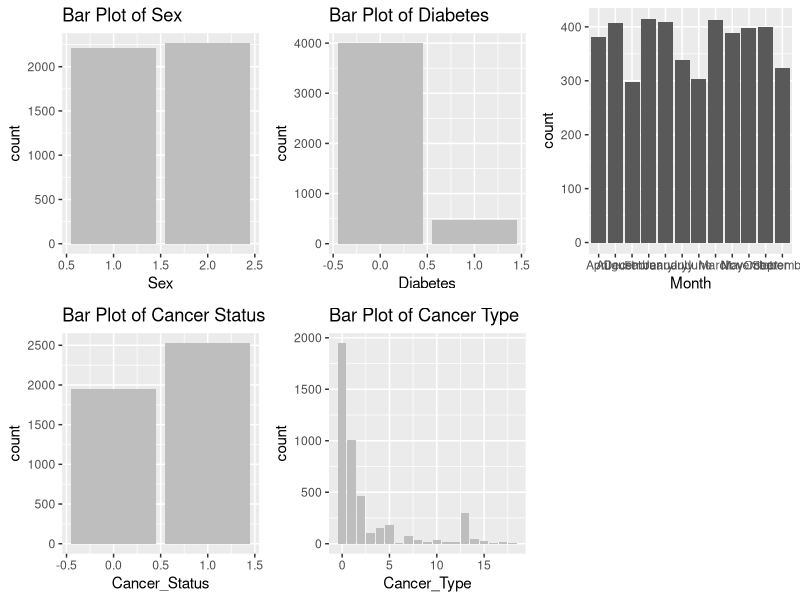
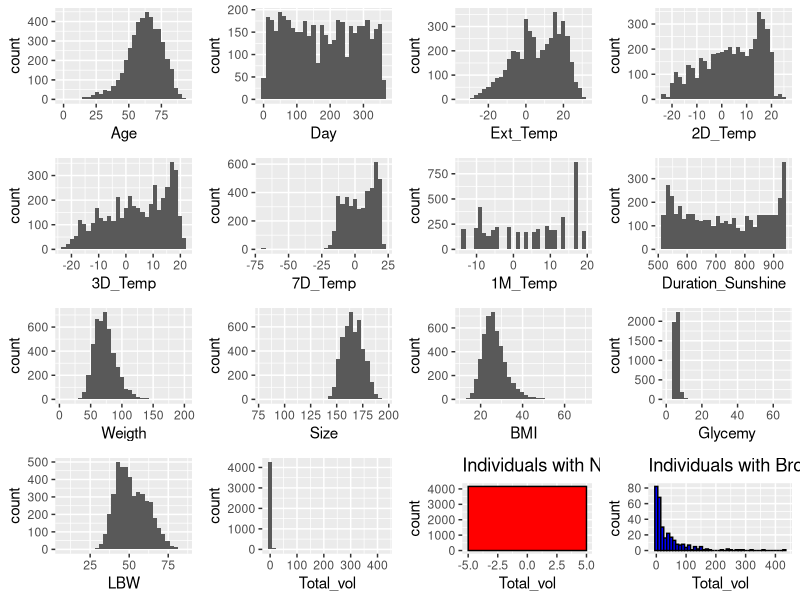
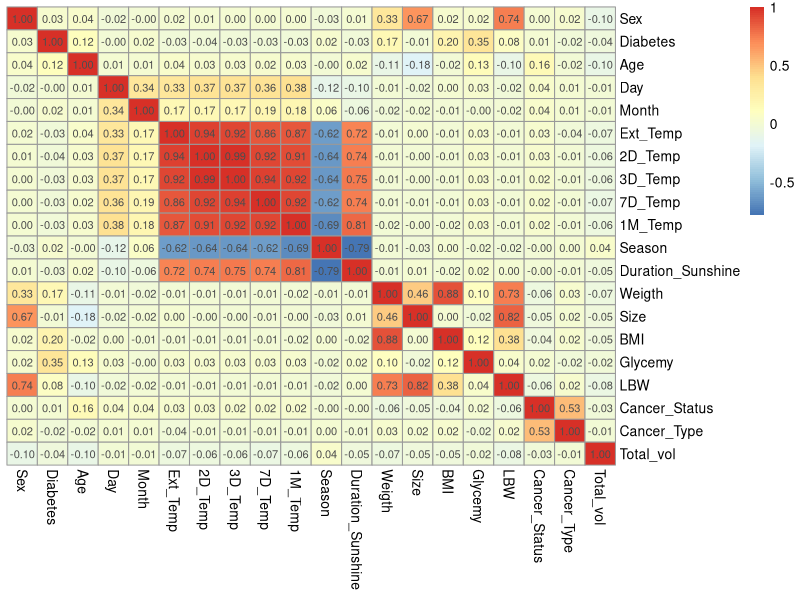
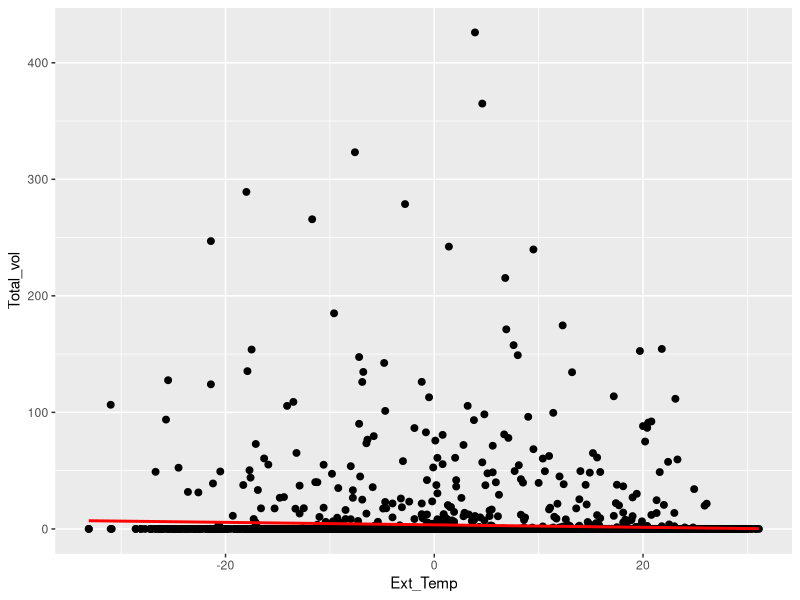
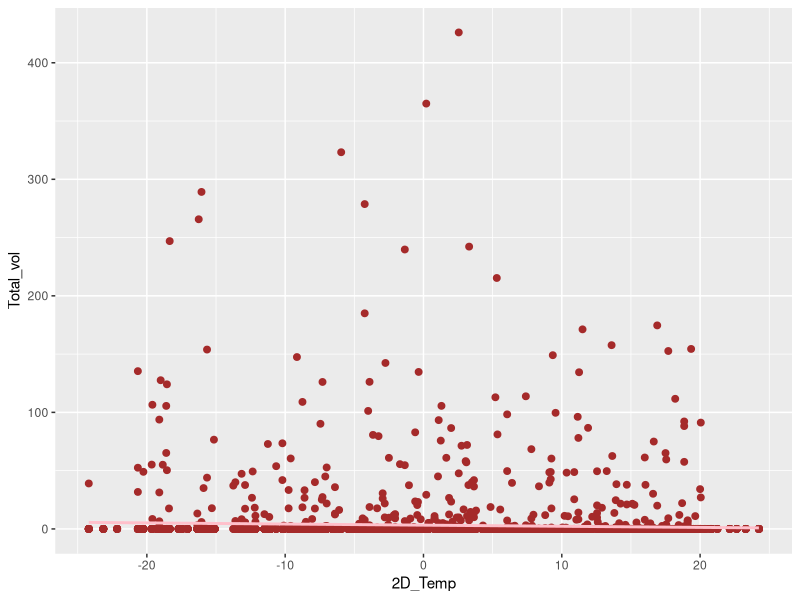
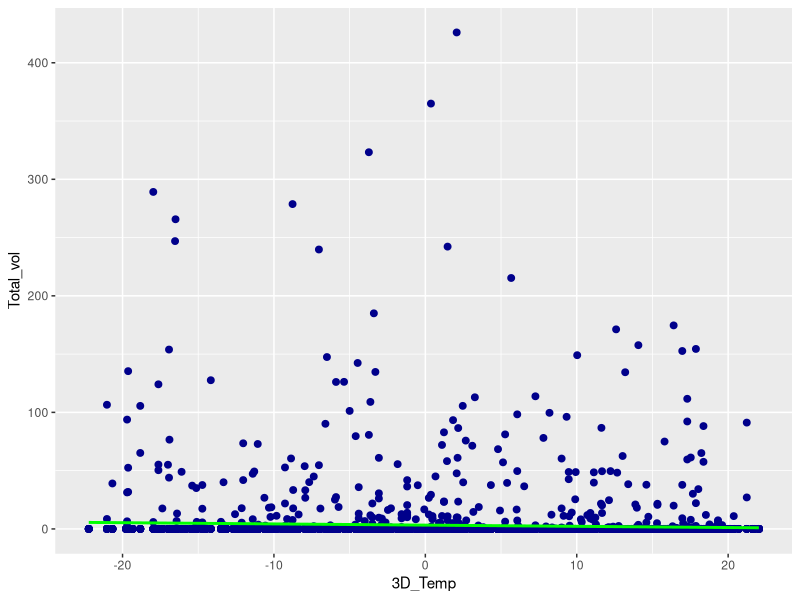
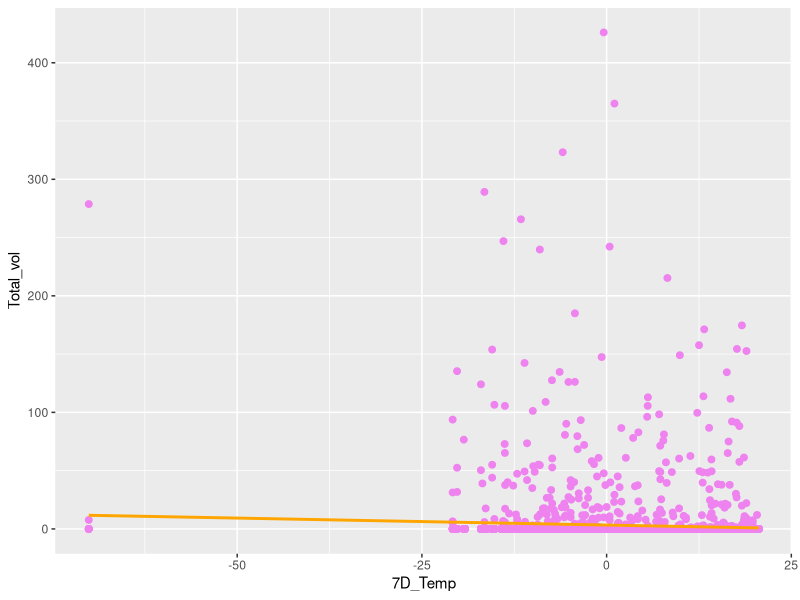
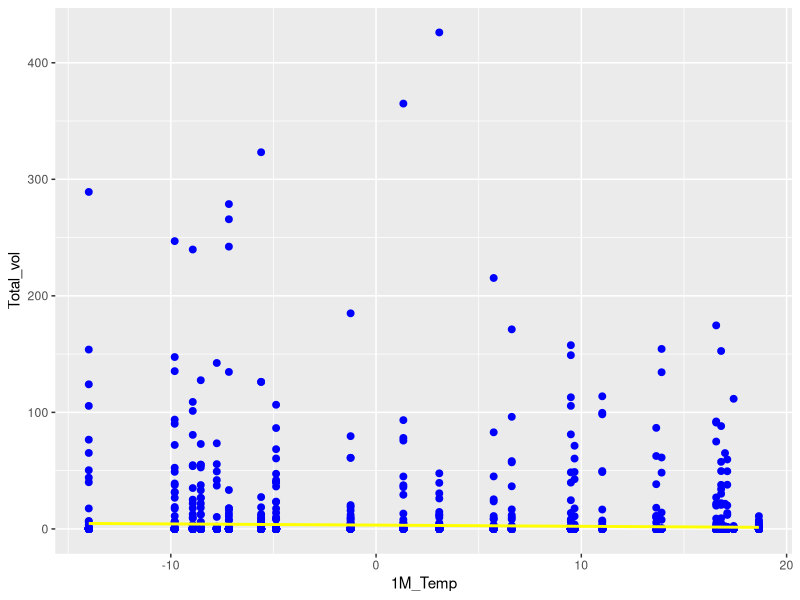

Here is the R script that generated these plots, in order:
## ---- chunk 1
library(readxl)
library(dplyr)
library(ggplot2)
library(pheatmap)
library(car)
library(gridExtra)
library(tidyr)
## ---- chunk 2
# the excel sheet represents NA values by "NA"
brownfat <- read_excel("./description/BrownFat.xls", na = "NA")
nrow(brownfat)
## ---- chunk 3
x <- colSums(is.na(brownfat)) # 
x[x > 0]
## ---- chunk 4
brownfat_cleaned_data <- brownfat %>% select(-c("TSH", "Id"))
## ---- chunk 5
# determine how many obs. display such behaviour
x <- sum(is.na(brownfat$Cancer_Status) & is.na(brownfat$Cancer_Type))
paste("No. of observations w/ Cancer_Status == Cancer_Type == NA is:", x)

# exclude these obs.
brownfat_cleaned_data <- brownfat_cleaned_data %>% 
  filter(!(is.na(Cancer_Status) & is.na(Cancer_Type)))
## ---- chunk 6
set.seed("14")

# calculate the estimated prob. of each category (except 0, and NAs)
cancer_status_category_prob <- brownfat_cleaned_data %>%
  filter(!is.na(Cancer_Type) & Cancer_Type != 0) %>%
  count(Cancer_Type) %>% 
  mutate(probability = n / sum(n))

# function to re-assign those w/ NA values
assign_cancer_type <- function(x) {
  if (is.na(x)) {
    sample(cancer_status_category_prob$Cancer_Type, 1, 
           prob = cancer_status_category_prob$probability)
  } else {
    x
  }
}


# re-assign those w/ Cancer_Type == NA
brownfat_cleaned_data_v1 <- brownfat_cleaned_data
brownfat_cleaned_data_v1$Cancer_Type <- sapply(brownfat_cleaned_data$Cancer_Type,
                                   assign_cancer_type)
## ---- chunk 7
brownfat_cleaned_data_v2 <- brownfat_cleaned_data %>%
  filter(!is.na(Cancer_Type))
## ---- chunk 8
brownfat_cleaned_data_v2 <- brownfat_cleaned_data %>%
    filter(!is.na(Cancer_Type))
## ---- chunk 9
g1 <- ggplot(data = brownfat_cleaned_data_v2, aes(x = Sex)) +
    geom_bar(fill = "grey")+
    ggtitle("Bar Plot of Sex")

g2 <- ggplot(data = brownfat_cleaned_data_v2, aes(x = Diabetes)) +
    geom_bar(fill = "grey")+
    ggtitle("Bar Plot of Diabetes")

g3 <- ggplot(data = brownfat_cleaned_data_v2, aes(x = Age))+
    geom_histogram()

g4 <- ggplot(data = brownfat_cleaned_data_v2, aes(x = Day))+
    geom_histogram()
##brownfat_cleaned_data_v2$Month <- factor(brownfat_cleaned_data_v2$Month, levels = 1:12)
g5 <- ggplot(data = brownfat_cleaned_data_v2, aes(x = Month))+
    geom_bar()
g6 <- ggplot(data = brownfat_cleaned_data_v2, aes(x = Ext_Temp))+
    geom_histogram()
g7 <- ggplot(data = brownfat_cleaned_data_v2, aes(x = `2D_Temp`))+
    geom_histogram()
g8 <- ggplot(data = brownfat_cleaned_data_v2, aes(x = `3D_Temp`))+
    geom_histogram()
g9 <- ggplot(data = brownfat_cleaned_data_v2, aes(x = `7D_Temp`))+
    geom_histogram()
g10 <- ggplot(data = brownfat_cleaned_data_v2, aes(x = `1M_Temp`))+
    geom_histogram()
g11 <- ggplot(data = brownfat_cleaned_data_v2, aes(x = Duration_Sunshine))+
    geom_histogram()
g12 <- ggplot(data = brownfat_cleaned_data_v2, aes(x = Weigth))+
    geom_histogram()
g13 <- ggplot(data = brownfat_cleaned_data_v2, aes(x = Size))+
    geom_histogram()
g14 <- ggplot(data = brownfat_cleaned_data_v2, aes(x = BMI))+
    geom_histogram()
g15 <-ggplot(data = brownfat_cleaned_data_v2, aes(x = Glycemy))+
    geom_histogram()
g16 <- ggplot(data = brownfat_cleaned_data_v2, aes(x = LBW))+
    geom_histogram()
g17 <- ggplot(data = brownfat_cleaned_data_v2, aes(x = Cancer_Status)) +
    geom_bar(fill = "grey")+
    ggtitle("Bar Plot of Cancer Status")
g18 <- ggplot(data = brownfat_cleaned_data_v2, aes(x = Cancer_Type)) +
    geom_bar(fill = "grey")+
    ggtitle("Bar Plot of Cancer Type")
g19 <- ggplot(data = brownfat_cleaned_data_v2, aes(x = Total_vol))+
    geom_histogram()

# Separate response variable into 2 cases:
no_brownfat <- subset(brownfat_cleaned_data_v2, Total_vol == 0)
has_brownfat <- subset(brownfat_cleaned_data_v2, Total_vol > 0)

# Plot with no brown fat: 
g20 <- ggplot(no_brownfat, aes(x = Total_vol)) +
  geom_histogram(binwidth = 10, color = "black", fill = "red") +
  ggtitle("Individuals with No Brown Fat")

# Plot with some brown fat:
g21 <- ggplot(has_brownfat, aes(x = Total_vol)) +
  geom_histogram(binwidth = 10, color = "black", fill = "blue") +
  ggtitle("Individuals with Brown Fat")

grid.arrange(g1, g2, g5, g17, g18, ncol = 3, nrow = 2)
grid.arrange(g3, g4, g6, g7, g8, g9, g10, g11, g12, g13, g14, g15, g16, g19, g20, g21,ncol = 4, nrow = 4)
## ---- chunk 10
mean_age <- mean(brownfat_cleaned_data_v2$Age)
mean_age
mean_ext_temp <- mean(brownfat_cleaned_data_v2$Ext_Temp)
mean_ext_temp
mean_weight <- mean(brownfat_cleaned_data_v2$Weigth)
mean_weight
mean_height <- mean(brownfat_cleaned_data_v2$Size)
mean_height
mean_BMI <- mean(brownfat_cleaned_data_v2$BMI)
mean_BMI
mean_LBW <- mean(brownfat_cleaned_data_v2$LBW)
mean_LBW
## ---- chunk 11
brownfat_cleaned_data_v2$Month <- as.numeric(factor(brownfat_cleaned_data_v2$Month))
cor_matrix <- cor(brownfat_cleaned_data_v2)
pheatmap(cor_matrix, display_numbers = TRUE, cluster_rows = FALSE, cluster_cols = FALSE)
## ---- chunk 12
# graph relationship between external temperature and total volume
ggplot(brownfat_cleaned_data_v2, aes(Ext_Temp, Total_vol)) +
  geom_point(color = "black", size = 2) +
  geom_smooth(method = "lm", se = FALSE, colour = "red")

# graph relationship between 2D_temp and total volume
ggplot(brownfat_cleaned_data_v2, aes(`2D_Temp`, Total_vol)) +
  geom_point(color = "brown", size = 2) +
  geom_smooth(method = "lm", se = FALSE, colour = "pink")

# graph relationship between 3D_temp and total volume
ggplot(brownfat_cleaned_data_v2, aes(`3D_Temp`, Total_vol)) +
  geom_point(color = "darkblue", size = 2) +
  geom_smooth(method = "lm", se = FALSE, colour = "green")

# graph relationship between 7D_temp and total volume
ggplot(brownfat_cleaned_data_v2, aes(`7D_Temp`, Total_vol)) +
  geom_point(color = "violet", size = 2) +
  geom_smooth(method = "lm", se = FALSE, colour = "orange")

# graph relationship between 3D_temp and total volume
ggplot(brownfat_cleaned_data_v2, aes(`1M_Temp`, Total_vol)) +
  geom_point(color = "blue", size = 2) +
  geom_smooth(method = "lm", se = FALSE, colour = "yellow")

# overlap them:
brownfat_long <- brownfat_cleaned_data_v2 %>%
  pivot_longer(cols = c(Ext_Temp, `2D_Temp`, `3D_Temp`, `7D_Temp`,  `1M_Temp`),
               names_to = "Temperature_Type",
               values_to = "Temperature_Value")

# Create overlapping plot
ggplot(brownfat_long, aes(x = Temperature_Value, y = Total_vol, color = Temperature_Type)) +
  geom_point(alpha = 0.6, size = 2) +  # Scatter points with transparency
  geom_smooth(method = "lm", se = FALSE) +  # Linear trend lines
  theme_minimal() +
  labs(title = "Temperature vs Total Volume",
       x = "Temperature Value",
       y = "Total Volume",
       color = "Temperature Type") +  # Legend title
  theme(legend.position = "right")  # Move legend to the right
## ---- chunk 13
#Graph sex vs total volume:
p2 <- ggplot(brownfat_cleaned_data_v2, aes(x = factor(Sex), y = Total_vol)) + 
  geom_boxplot() 
  #labs(title = "sex vs total volume: box plot")

#Graphing Age vs Total_volume
p3 <- ggplot(brownfat_cleaned_data_v2, aes(Age, Total_vol)) +
  geom_point(color = "black", size = 2) +
  geom_smooth(method = "lm", se = FALSE, colour = "red")

#graph the relationship between Weight, LBW, BMI to total volume.
brownfat_long <- brownfat_cleaned_data_v2 %>%
  pivot_longer(cols = c(Weigth, BMI, LBW ),
               names_to = "Weight_types",
               values_to = "Values")

# Create overlapping plot
p4 <- ggplot(brownfat_long, aes(x = Values, y = Total_vol, color = Weight_types)) +
  geom_point(alpha = 0.6, size = 2) +  # Scatter points with transparency
  geom_smooth(method = "lm", se = FALSE) +  # Linear trend lines
  theme_minimal() +
  labs(x = "Weights",
       y = "Total Volume",
       color = "Weight Type") +  # Legend title
  theme(legend.position = "right")  # Move legend to the right

#Graph Diabetes vs Total Volume
p5 <- ggplot(brownfat_cleaned_data_v2, aes(x = factor(Diabetes), y = Total_vol)) + 
  geom_boxplot() 
  #labs(title = "Diabetes vs total volume: box plot")

# Relationship between Glycemia and total volume.
p6 <- ggplot(brownfat_cleaned_data_v2, aes(Glycemy, Total_vol)) +
  geom_point(color = "black", size = 2) +
  geom_smooth(method = "lm", se = FALSE, colour = "red")

# Graph of relationship of cancer status vs total volume:
p7 <- ggplot(brownfat_cleaned_data_v2, aes(x = factor(Cancer_Status), y = Total_vol)) + 
  geom_boxplot()  
  #labs(title = "Cancer Status vs total volume: box plot")

# Graph of relationship of cancer type vs total volume:
p8 <- ggplot(brownfat_cleaned_data_v2, aes(x = factor(Cancer_Type), y = Total_vol)) + 
  geom_boxplot() 
  #labs(title = "Cancer type vs total volume: box plot")

# Graph of relationship of Sex vs Weight:
p9 <- ggplot(brownfat_cleaned_data_v2, aes(x = factor(Sex), y = Weigth)) + 
  geom_boxplot()
  #labs(title = "Sex vs Weight: box plot")

# Graph of relationship of Sex vs Glycemia:
p10 <- ggplot(brownfat_cleaned_data_v2, aes(x = factor(Sex), y = LBW)) + 
  geom_boxplot()
  #labs(title = "Sex vs LBW: box plot")

# Graph of relationship of Cancer Status vs Age:
p11 <- ggplot(brownfat_cleaned_data_v2, aes(x = factor(Cancer_Status), y = Age)) + 
  geom_boxplot()
  #labs(title = "Sex vs Cancer Status: box plot")

# Relationship between Age and Size
p12 <- ggplot(brownfat_cleaned_data_v2, aes(Age, Size)) +
  geom_point(color = "black", size = 2) +
  geom_smooth(method = "lm", se = FALSE, colour = "red")


grid.arrange(p2, p3, p4, p5, p6, p7, p8, p9, p10, p11, p12, nrow = 4, ncol = 3)

